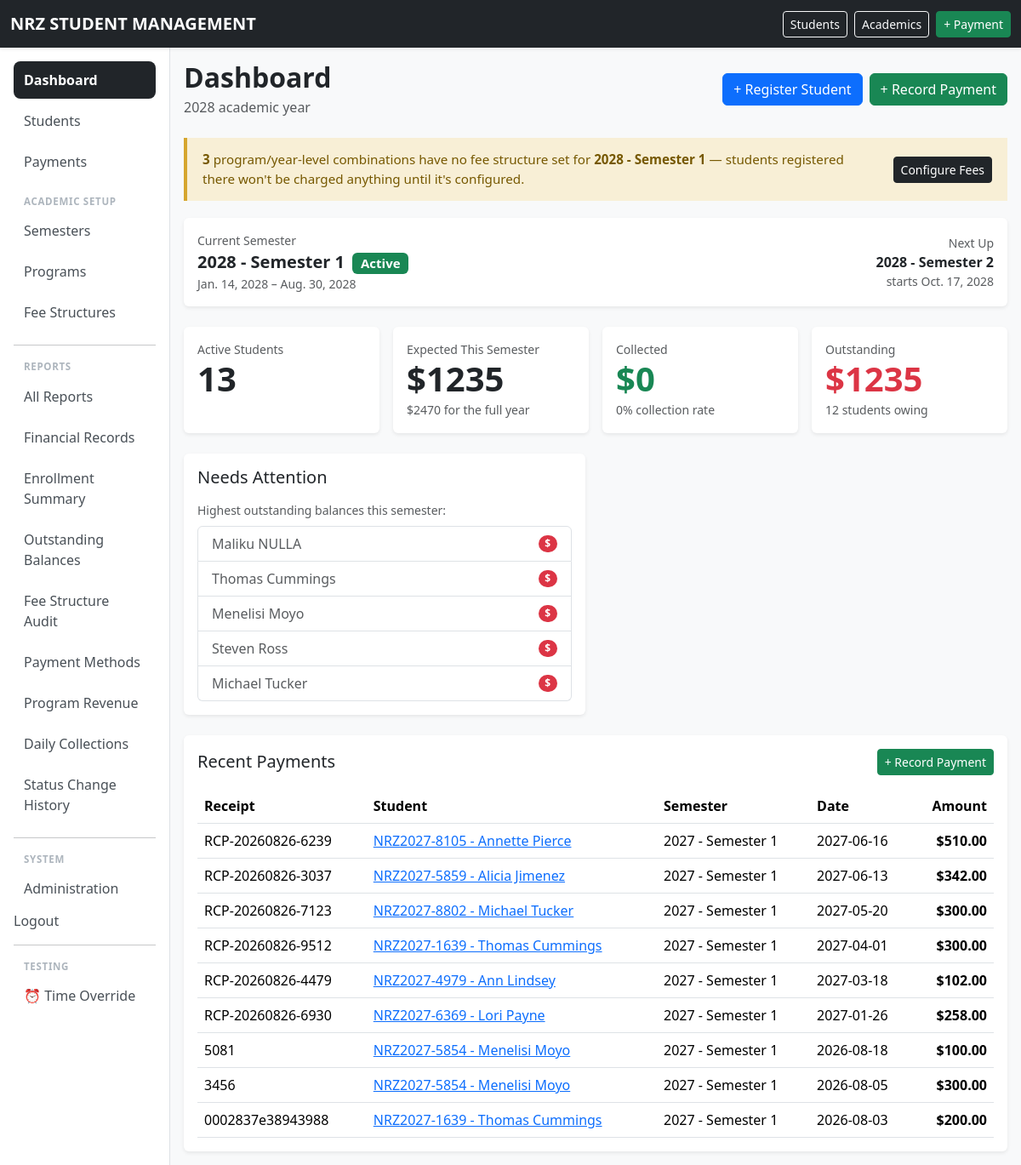
Page / (signed in) on the earlier database version.
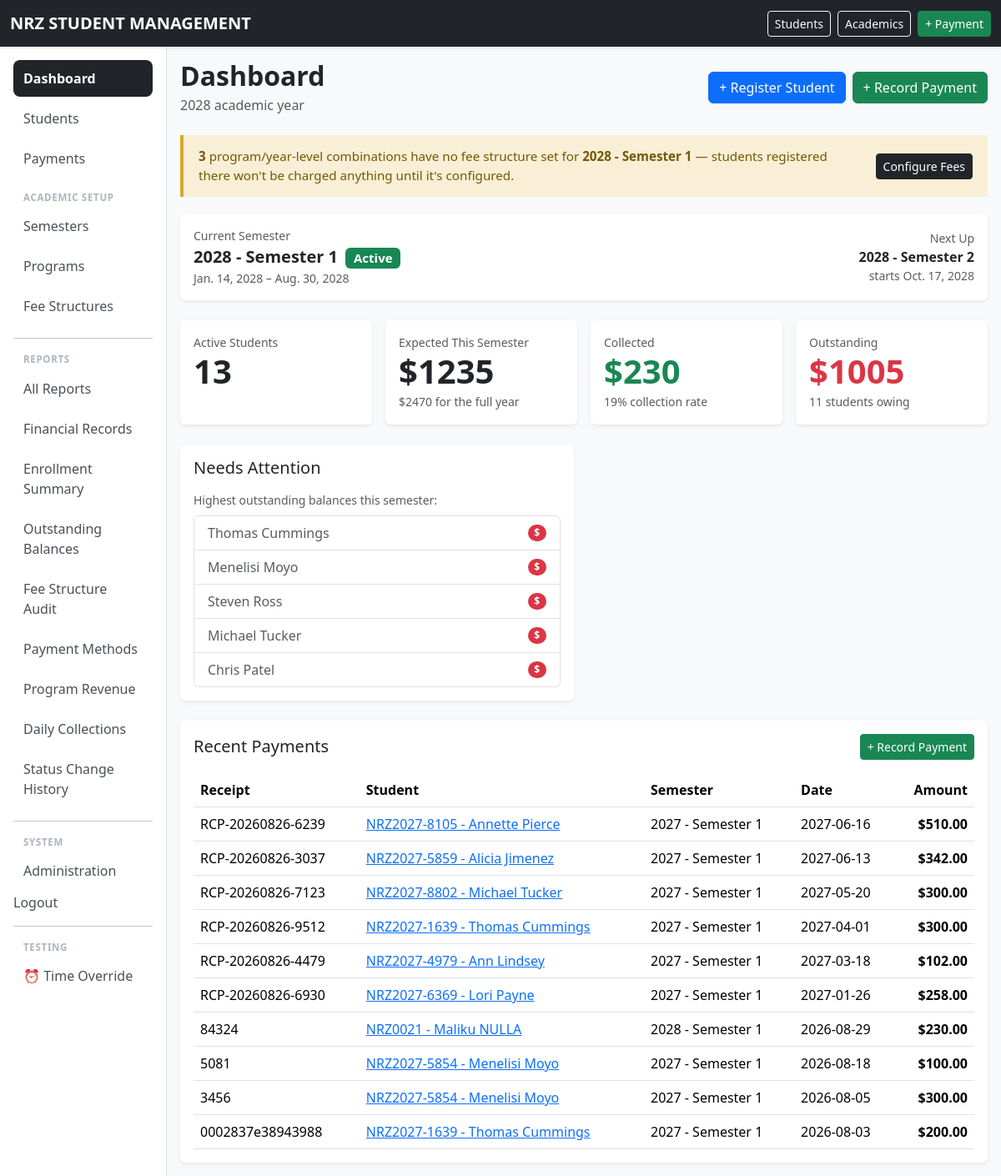
Same page on the later database version.
### school/models.py (models this page shows, shortened)
class Student(models.Model):
    ACTIVE = "ACTIVE"
    DEFERRED = "DEFERRED"
    WITHDRAWN = "WITHDRAWN"
    COMPLETED = "COMPLETED"
    STATUS_CHOICES = [
        (ACTIVE, "Active"),
        (DEFERRED, "Deferred"),
        (WITHDRAWN, "Withdrawn"),
        (COMPLETED, "Completed"),
    ]
    student_number = models.CharField(
        max_length=30,
        unique=True,
    )
    first_name = models.CharField(
        max_length=100,
    )
    national_id = models.CharField(
        max_length=100,
    )
    last_name = models.CharField(
        max_length=100,
    )
    date_of_birth = models.DateField(
        null=True,
        blank=True,
    )
    gender = models.CharField(
        max_length=20,
        blank=True,
    )
    guardian_name = models.CharField(
        max_length=150,
        blank=True,
    )
    guardian_phone = models.CharField(
        max_length=30,
        blank=True,
    )
    student_phone = models.CharField(
        max_length=30,
        blank=True ,
    )
    address = models.TextField(
        blank=True,
    )
    program = models.ForeignKey(
        Program,
        on_delete=models.PROTECT,
        related_name="students",
    )
    intake_year = models.ForeignKey(
        AcademicYear,
        on_delete=models.PROTECT,
        related_name="students",
    )
    status = models.CharField(
        max_length=20,
        choices=STATUS_CHOICES,
        default=ACTIVE,
    )
    created_at = models.DateTimeField(
        auto_now_add=True,
    )
    class Meta:
        ordering = [
            "last_name",
            "first_name",
        ]
        permissions = [
            ("can_view_financial_reports", "Can view financial reports"),
            ("can_view_outstanding_reports", "Can view outstanding balances"),
            ("can_record_payments", "Can record payments"),
        ]
    def __str__(self):
        return (
            f"{self.student_number} - "
            f"{self.first_name} "
            f"{self.last_name}"
        )

class Payment(models.Model):
    CASH = "CASH"
    BANK = "BANK"
    ECOCASH = "ECOCASH"
    OTHER = "OTHER"
    PAYMENT_METHODS = [
        (CASH, "Cash"),
        (BANK, "Bank"),
        (ECOCASH, "EcoCash"),
        (OTHER, "Other"),
    ]
    receipt_number = models.CharField(
        max_length=50,
        unique=True,
    )
    student = models.ForeignKey(
        Student,
        on_delete=models.PROTECT,
        related_name="payments",
    )
    semester = models.ForeignKey(
        Semester,
        on_delete=models.PROTECT,
        related_name="payments",
    )
    amount = models.DecimalField(
        max_digits=12,
        decimal_places=2,
    )
    payment_date = models.DateField()
    method = models.CharField(
        max_length=20,
        choices=PAYMENT_METHODS,
        default=CASH,
    )
    reference = models.CharField(
        max_length=100,
        blank=True,
    )
    notes = models.TextField(
        blank=True,
    )
    created_at = models.DateTimeField(
        auto_now_add=True,
    )
    class Meta:
        ordering = [
            "-payment_date",
            "-id",
        ]

class Semester(models.Model):
    PERIOD_CHOICES = [
        (1, "Semester Period 1"),
        (2, "Semester Period 2"),
    ]
    academic_year = models.ForeignKey(
        AcademicYear,
        on_delete=models.PROTECT,
        related_name="semesters",
    )
    number = models.PositiveSmallIntegerField(
        choices=PERIOD_CHOICES,
    )
    start_date = models.DateField()
    end_date = models.DateField()
    class Meta:
        ordering = ["-academic_year__name", "number"]
        constraints = [
            models.UniqueConstraint(
                fields=["academic_year", "number"],
                name="unique_semester_period_per_year",
            ),
        ]
    def __str__(self):
        return f"{self.academic_year.name} - Semester {self.number}"

class AcademicYear(models.Model):
    name = models.CharField(
        max_length=20,
        unique=True,
    )
    start_date = models.DateField()
    end_date = models.DateField()
    is_current = models.BooleanField(
        default=False,
    )
    class Meta:
        ordering = ["-name"]
        constraints = [
            models.UniqueConstraint(
                fields=["is_current"],
                condition=Q(is_current=True),
                name="only_one_current_academic_year",
            ),
        ]

### school/views.py (the view, shortened to what this page needs)
# urls.py: path("", views.dashboard, name="dashboard"),
@login_required
def dashboard(request):
    today = get_current_date()
    current_year = AcademicYear.objects.filter(
        start_date__lte=today,
        end_date__gte=today
    ).first()
    current_semester = Semester.objects.filter(
        start_date__lte=today,
        end_date__gte=today,
    ).select_related("academic_year").first()
    total_students = Student.objects.filter(status=Student.ACTIVE).count()
    if current_semester:
        fin = semester_financials(current_semester)
        total_charged = fin["charged"]
        total_paid = fin["paid"]
        outstanding = fin["outstanding"]
        collection_rate = fin["collection_rate"]
        outstanding_qs = outstanding_students(current_semester)
        students_with_balance = outstanding_qs.count()
        top_outstanding = outstanding_qs[:5]
    else:
        total_charged = total_paid = outstanding = Decimal("0")
        collection_rate = 0
        students_with_balance = 0
        top_outstanding = []
    expected_revenue_year = Decimal("0")
    if current_year:
        expected_revenue_year = StudentCharge.objects.filter(
            enrollment__semester__academic_year=current_year,
            enrollment__status=Enrollment.ACTIVE,
        ).aggregate(total=Sum("amount"))["total"] or Decimal("0")
    recent_payments = Payment.objects.select_related(
        "student", "semester"
    ).order_by("-payment_date", "-id")[:10]
    today_payments = Payment.objects.filter(payment_date=today).select_related(
        "student", "semester"
    )
    today_total = today_payments.aggregate(total=Sum("amount"))["total"] or Decimal("0")
    upcoming_semester = (
        Semester.objects.filter(start_date__gt=today)
        .order_by("start_date")
        .first()
    )
    unconfigured_fee_count = 0
    fee_setup_semester = current_semester or upcoming_semester
    if fee_setup_semester:
        unconfigured_fee_count = len(unconfigured_fee_structures(fee_setup_semester))
    ended_semesters = Semester.objects.filter(end_date__lt=today).order_by('-end_date')
    auto_progress_eligible = 0
    auto_progress_details = []
    for sem in ended_semesters:
        active_count = Enrollment.objects.filter(
            semester=sem,
            status=Enrollment.ACTIVE,
            student__status=Student.ACTIVE,
        ).count()
    context = {
        "total_students": total_students,
        "current_year": current_year,
        "current_semester": current_semester,
        "total_charged": total_charged,
        "total_paid": total_paid,
        "outstanding": outstanding,
        "collection_rate": collection_rate,
        "students_with_balance": students_with_balance,
        "top_outstanding": top_outstanding,
        "expected_revenue_year": expected_revenue_year,
        "recent_payments": recent_payments,
        "today_payments": today_payments,
        "today_total": today_total,
        "upcoming_semester": upcoming_semester,
        "fee_setup_semester": fee_setup_semester,
        "unconfigured_fee_count": unconfigured_fee_count,
        "today": today,
        "auto_progress_eligible": auto_progress_eligible,
        "auto_progress_details": auto_progress_details,
    }
    return render(request, "school/dashboard.html", context)

### school/context_processors.py (called while the page is built)
def time_override_enabled(request):
    return {
        'ENABLE_TIME_OVERRIDE': getattr(settings, 'ENABLE_TIME_OVERRIDE', False)
    }

### school/models.py (called while the page is built)
def semester_financials(semester):
    charged = StudentCharge.objects.filter(
        fee_item__fee_structure__semester=semester
    ).aggregate(total=Sum("amount"))["total"] or Decimal("0")
    paid = Payment.objects.filter(semester=semester).aggregate(
        total=Sum("amount")
    )["total"] or Decimal("0")
    return {
        "charged": charged,
        "paid": paid,
        "outstanding": charged - paid,
        "collection_rate": (paid / charged * 100) if charged > 0 else 0,
    }

def unconfigured_fee_structures(semester):
    configured_pairs = set(
        FeeStructure.objects.filter(semester=semester).values_list(
            "program_id", "year_level"
        )
    )
    missing = []
    for program in Program.objects.filter(active=True):
        for year_level in range(1, program.duration_years + 1):
            if (program.id, year_level) not in configured_pairs:
                missing.append({"program": program, "year_level": year_level})
    return missing

### school/utils/time_utils.py (called while the page is built)
def get_current_date():
    return get_current_datetime().date()

### templates/school/dashboard.html (shortened to what the changed rows need)
{% extends "base.html" %}
{% block content %}
<div class="d-flex justify-content-between align-items-center mb-4">
    <div>
        <h2 class="fw-bold mb-1">Dashboard</h2>
    </div>
</div>
<div class="row g-3 mb-4">
    <div class="col-6 col-lg-3">
        <div class="card border-0 shadow-sm h-100">
            <div class="card-body">
                <div class="text-muted small">Collected</div>
                <div class="display-6 fw-bold text-success">${{ total_paid|floatformat:0 }}</div>
                <small class="text-muted">{{ collection_rate|floatformat:0 }}% collection rate</small>
            </div>
        </div>
    </div>
    <div class="col-6 col-lg-3">
        <div class="card border-0 shadow-sm h-100">
            <div class="card-body">
                <div class="text-muted small">Outstanding</div>
                <div class="display-6 fw-bold text-danger">${{ outstanding|floatformat:0 }}</div>
                <small class="text-muted">{{ students_with_balance }} student{{ students_with_balance|pluralize }} owing</small>
            </div>
        </div>
    </div>
</div>
<div class="row g-4 mb-4">
    <div class="col-lg-6">
        <div class="card border-0 shadow-sm h-100">
            <div class="card-body">
                {% if students_with_balance > 0 %}
                <div class="list-group">
                    {% for student in top_outstanding %}
                    <a href="{% url 'student_detail' student.pk %}"
                       class="list-group-item list-group-item-action d-flex justify-content-between align-items-center">
                        {{ student.first_name }} {{ student.last_name }}
                        <span class="badge bg-danger rounded-pill">${{ student.balance|floatformat:2 }}</span>
                    </a>
                    {% endfor %}
                </div>
                {% else %}
                <p class="text-muted mb-0">All active students are up to date on payments.</p>
                {% endif %}
            </div>
        </div>
    </div>
</div>
<div class="card border-0 shadow-sm">
    <div class="card-body">
        <div class="table-responsive">
            <table class="table table-hover mb-0">
                <thead>
                    <tr>
                        <th>Receipt</th>
                        <th>Student</th>
                        <th>Semester</th>
                        <th>Date</th>
                        <th class="text-end">Amount</th>
                    </tr>
                </thead>
                <tbody>
                    {% for payment in recent_payments %}
                    <tr>
                        <td>{{ payment.receipt_number }}</td>
                        <td><a href="{% url 'student_detail' payment.student.pk %}">{{ payment.student }}</a></td>
                        <td>{{ payment.semester }}</td>
                        <td>{{ payment.payment_date|date:"Y-m-d" }}</td>
                        <td class="text-end fw-bold">${{ payment.amount|floatformat:2 }}</td>
                    </tr>
                    {% empty %}
                    <tr><td colspan="5" class="text-center text-muted py-4">No payments recorded yet.</td></tr>
                    {% endfor %}
                </tbody>
            </table>
        </div>
    </div>
</div>
{% endblock %}

Differences in the rows shown:
no longer on this page (row unchanged): Student: first_name "Maliku", last_name "NULLA"
now on this page (row unchanged): Student: first_name "Chris", last_name "Patel"
added Payment: receipt_number "84324", student "NRZ0021 - Maliku NULLA", semester "2028 - Semester 1", payment_date "2026-08-29", amount "230.00"
Other differences:
{{ total_paid|floatformat:0 }}: "0" → "230"
{{ collection_rate|floatformat:0 }}: "0" → "19"
{{ outstanding|floatformat:0 }}: "1235" → "1005"
{{ students_with_balance }}: "12" → "11"
